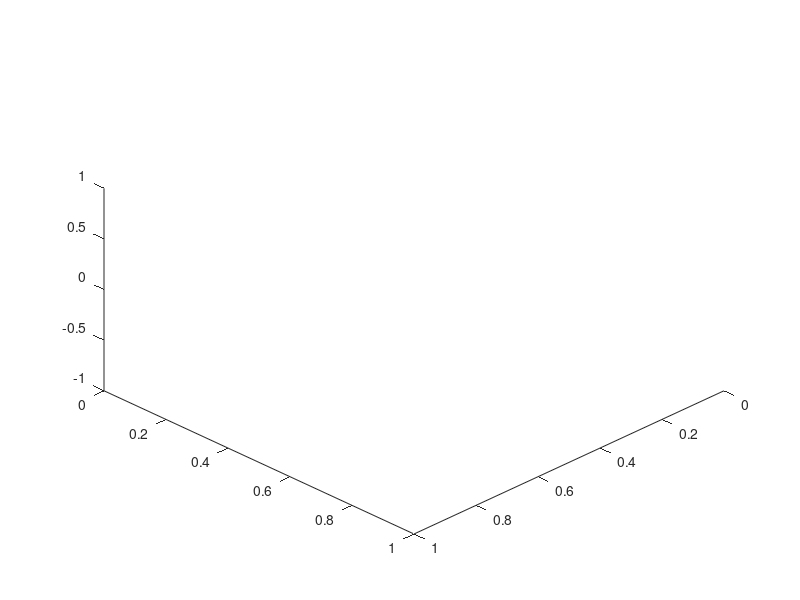

MATLAB code for this plot: (Note: this script raises an error after producing the figure.)
interval = 5;
AL = 10;
view(135,45);                    %Starting view

xColor = [ 0 0 0.6];
yColor = [ 0 0.6 0];
zColor = [ 0.6 0 0];            %Axis/Faces Colors
CubeColor = [0.2 0.2 0.2];      %Cube Color
map = [zColor;yColor;xColor;CubeColor];
colormap(map);

X = [-1 -1 -1 -1  1 -1;
     -1 -1 -1 -1  1 -1;
      1  1  1 -1  1  1;
      1  1  1 -1  1  1];

Y = [-1 -1  1 -1 -1 -1;
      1  1  1 -1 -1 -1;
      1  1  1  1  1 -1;
     -1 -1  1  1  1 -1];

Z = [-1  1 -1 -1 -1 -1;
     -1  1  1  1  1  1;
     -1  1  1  1  1  1;
     -1  1 -1 -1 -1 -1];

C = [10 ; 2 ; 4 ; 10 ; 6 ;10];

R=5;
R=  R*[1 1 1 1 1 1;
       1 1 1 1 1 1;
       1 1 1 1 1 1;
       1 1 1 1 1 1];
X=X+R;
Y=Y+R;
hold on
cubo  = fill3(X,Y,Z,C);
title('\fontsize{16}')              %Plot title
xlabel('X');
ylabel('Y'); 
zlabel('Z');
axis([-AL AL -AL AL -AL AL]);
grid on
box on

cubo2  =  [reshape(X,1,24); reshape(Y,1,24); reshape(Z,1,24)];

for t=1:size(q,1)
    set(cubo,'XData',X);
    set(cubo,'YData',Y);
    set(cubo,'ZData',Z);
    set(cubo,'FaceVertexCData',C);
    
    drawnow
    pause(interval); 
end